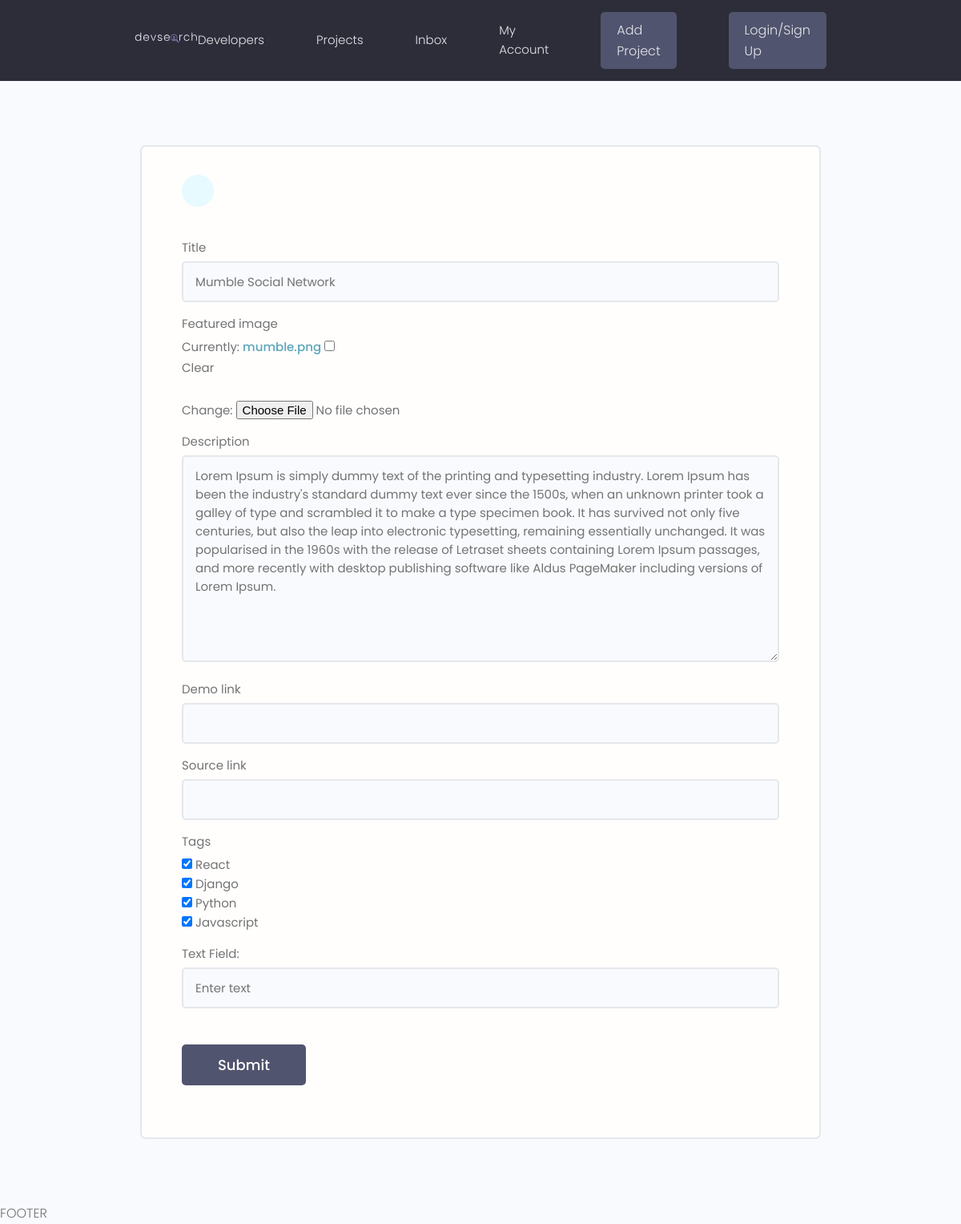
Page /projects/update-project/bd23052336e44d72ab59bfcd6871e158/ on the earlier database version.
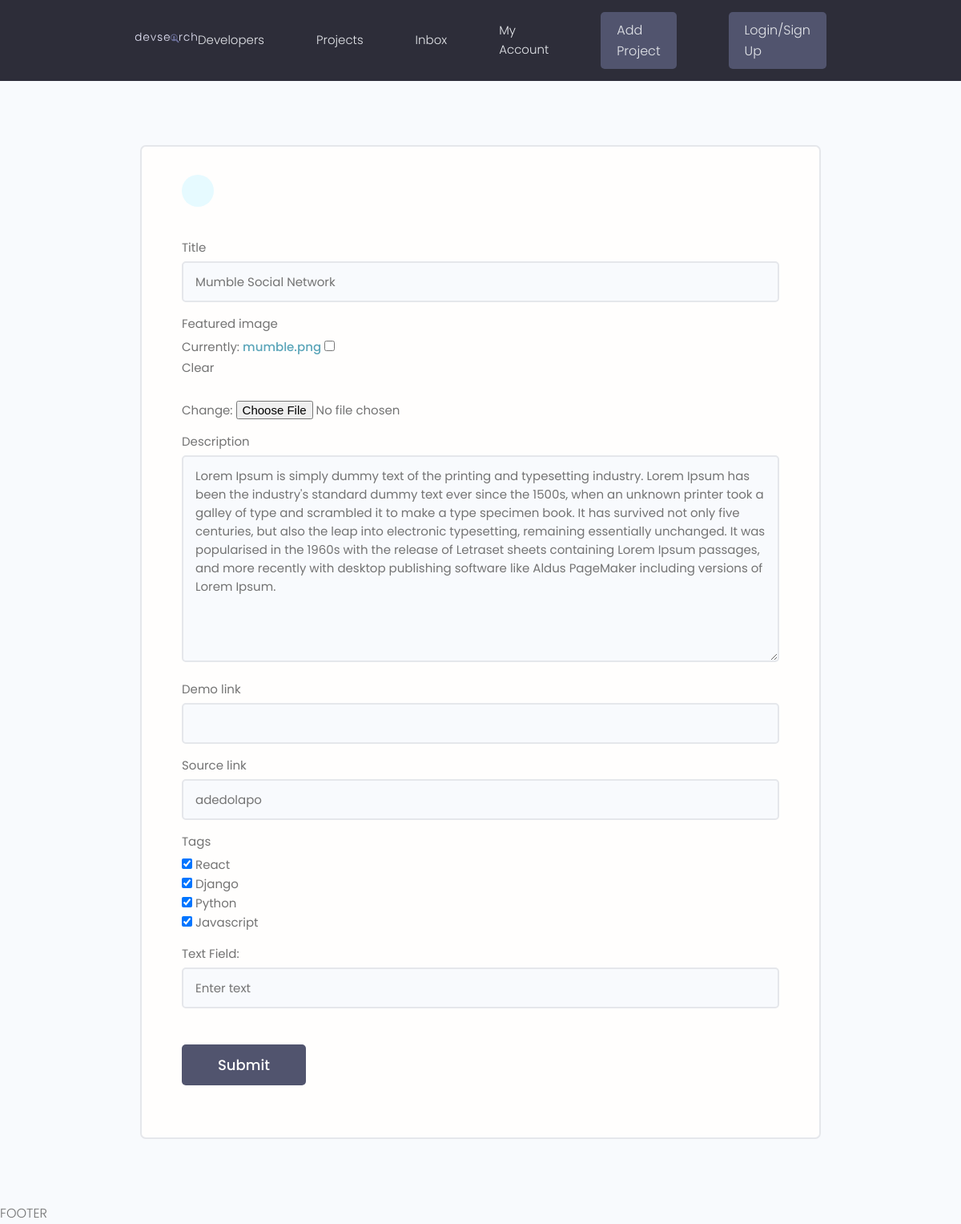
Same page on the later database version.
### projects/models.py (models this page shows, shortened)
class Project(models.Model):
    owner = models.ForeignKey(Profile, null=True, blank=True, on_delete=models.SET_NULL)
    title = models.CharField(max_length=200)
    description = models.TextField(null=True, blank=True)
    featured_image = models.ImageField(
        null=True, blank=True, default="default.jpg")
    demo_link = models.CharField(max_length=2000, null=True, blank=True)
    source_link = models.CharField(max_length=2000, null=True, blank=True)
    tags = models.ManyToManyField('Tag', blank=True)
    vote_total = models.IntegerField(default=0, null=True, blank=True)
    vote_ratio = models.IntegerField(default=0, null=True, blank=True)
    created = models.DateTimeField(auto_now_add=True)
    id = models.UUIDField(default=uuid.uuid4, unique=True,
                          primary_key=True, editable=False)

### projects/views.py (the view)
# urls.py: path('update-project/<str:pk>/', views.updateProject, name='update-project'),
def updateProject(request, pk):
    project = Project.objects.get(id=pk)
    form = ProjectForm(instance=project)
    if request.method == 'POST':
        form = ProjectForm(request.POST, instance=project)
        if form.is_valid():
            form.save()
            return redirect('projects')
    context = {'form': form}
    return render(request, "projects/project_form.html", context)

### projects/forms.py
class ProjectForm(ModelForm):
    class Meta:
        model = Project
        fields = ['title', 'featured_image', 'description', 'demo_link', 'source_link', 'tags']
        widgets = {
            'tags': forms.CheckboxSelectMultiple(),
        }
    def __init__(self, *args, **kwargs):
        super(ProjectForm, self).__init__(*args, **kwargs)
        for name, field in self.fields.items():
            field.widget.attrs.update({'class': 'input'})

### projects/models.py (called while the page is built)
    def __str__(self):
        return self.name

### projects/templates/projects/project_form.html (shortened to what this page needs)
{% extends 'main.html' %}
{% block content %}
    <main class="formPage my-xl">
        <div class="content-box">
            <div class="formWrapper">
                <a class="backButton" href="#"></a>
                <br>
                <form class="form" method="POST" enctype="multipart/form-data">
                    {% for field in form %}
                    <div class="form__field">
                        <label for="formInput#text">{{ field.label }} </label>
                        {{ field }}
                    </div>
                    {% endfor %}
                    <div class="form__field">
                        <label for="formInput#text">Text Field: </label>
                        <input class="input input--text" id="formInput#text" type="text" name="text"
                            placeholder="Enter text" />
                    </div>
                    <input class="btn btn--sub btn--lg  my-md" type="submit" value="Submit" />
                </form>
            </div>
        </div>
    </main>
{% endblock content %}

Differences in the rows shown:
changed Project "Mumble Social Network": source_link (not shown) → "adedolapo"
